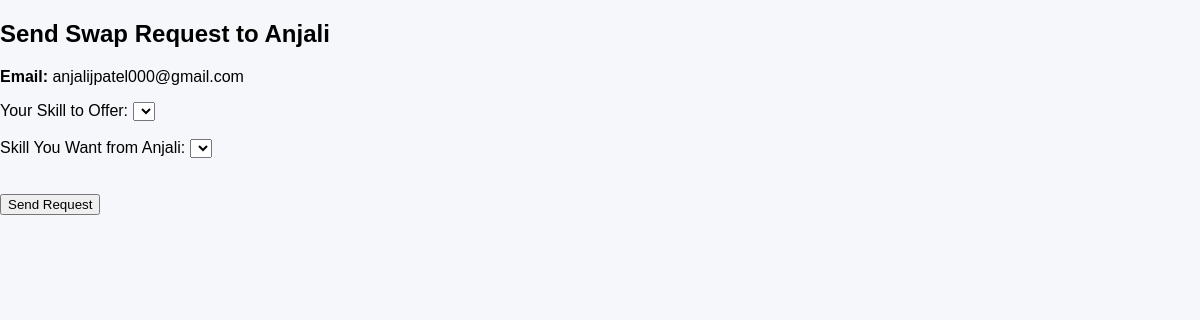
The page /send-request/2/ (signed in) on the database as committed earlier.
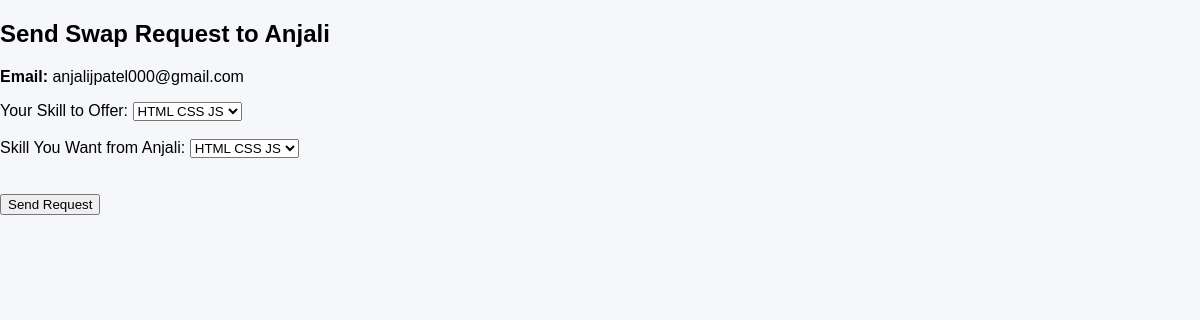
The same page on the database as committed later.
### skill_swap_user/models.py (models this page shows, shortened)
class UserDetails(models.Model):
    user = models.OneToOneField(CustomUser, on_delete=models.CASCADE, related_name='details')
    location = models.CharField(max_length=150, blank=True)
    phone_number = models.CharField(max_length=20, blank=True)
    current_profession = models.CharField(max_length=100, blank=True)
    skills_offered = models.TextField(blank=True)
    skills_required = models.TextField(blank=True)
    availability = models.CharField(max_length=100, blank=True)
    profile_visibility = models.CharField(
    max_length=10,
        choices=[('public', 'Public'), ('private', 'Private')],
    default='public'
    )

### skill_swap_user/views.py (the view, shortened to what this page needs)
# urls.py: path('send-request/<int:user_id>/', views.send_swap_request, name='send_swap_request'),  # New: send to specific user
def send_swap_request(request, user_id):
    if check_session_timeout(request) or not request.session.get('user_id'):
        return redirect('login')
    sender = get_object_or_404(CustomUser, id=request.session['user_id'])
    receiver = get_object_or_404(CustomUser, id=user_id)
    sender_profile = UserDetails.objects.filter(user=sender).first()
    receiver_profile = UserDetails.objects.filter(user=receiver).first()
    if not sender_profile or not receiver_profile:
        messages.error(request, "Both users must have completed their profile to swap skills.")
        return redirect('search_users')
    sender_skills = [skill.strip() for skill in sender_profile.skills_offered.split(',') if skill.strip()]
    receiver_skills = [skill.strip() for skill in receiver_profile.skills_offered.split(',') if skill.strip()]
    return render(request, 'skill_swap_user/send_request.html', {
        'receiver': receiver,
        'sender_skills': sender_skills,
        'receiver_skills': receiver_skills,
    })

### skill_swap_user/views.py (called while the page is built, shortened)
def check_session_timeout(request):
    last_activity = request.session.get('last_activity')
    return False

### skill_swap_user/templates/skill_swap_user/send_request.html (shortened to what this page needs)
{% extends "skill_swap_user/base.html" %} {% block content %}
<h2>Send Swap Request to {{ receiver.name }}</h2>
<p><strong>Email:</strong> {{ receiver.email }}</p>
<form method="post">
  <label for="id_skill_offered">Your Skill to Offer:</label>
  <select name="skill_offered" id="id_skill_offered" required>
    {% for skill in sender_skills %}
    <option value="{{ skill }}">{{ skill }}</option>
    {% endfor %}
  </select>
  <br /><br />
  <label for="id_skill_required"
    >Skill You Want from {{ receiver.name }}:</label
  >
  <select name="skill_required" id="id_skill_required" required>
    {% for skill in receiver_skills %}
    <option value="{{ skill }}">{{ skill }}</option>
    {% endfor %}
  </select>
  <br /><br />
  <br />
  <button type="submit">Send Request</button>
</form>
{% endblock %}

Rows that differ between the two databases and show on the page:
now on this page (row edited): UserDetails: skill_offered "HTML CSS JS", skill_required "HTML CSS JS"
